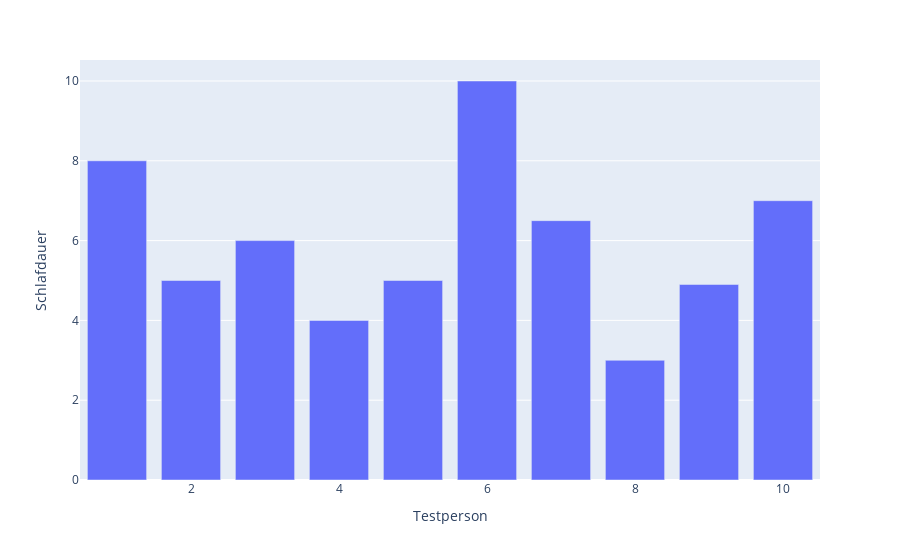

The cell this chart's notebook holds for it:
### Code cell
fig=px.bar(df_sleep, y='Schlafdauer', x='Testperson')
fig.show()

### Figure 1 — Plotly figure (JSON) as saved in the notebook; plotly's stock layout.template omitted (floating-point values rounded to 4 significant figures)
{"data": [{"alignmentgroup": "True", "hoverlabel": {"namelength": 0}, "hovertemplate": "Testperson=%{x}<br>Schlafdauer=%{y}", "legendgroup": "", "marker": {"color": "#636efa"}, "name": "", "offsetgroup": "", "orientation": "v", "showlegend": false, "textposition": "auto", "type": "bar", "x": [1, 2, 3, 4, 5, 6, 7, 8, 9, 10], "xaxis": "x", "y": [8, 5, 6, 4, 5, 10, 6.5, 3, 4.9, 7], "yaxis": "y"}], "layout": {"barmode": "relative", "legend": {"tracegroupgap": 0}, "margin": {"t": 60}, "xaxis": {"anchor": "y", "domain": [0, 1], "title": {"text": "Testperson"}}, "yaxis": {"anchor": "x", "domain": [0, 1], "title": {"text": "Schlafdauer"}}}}
